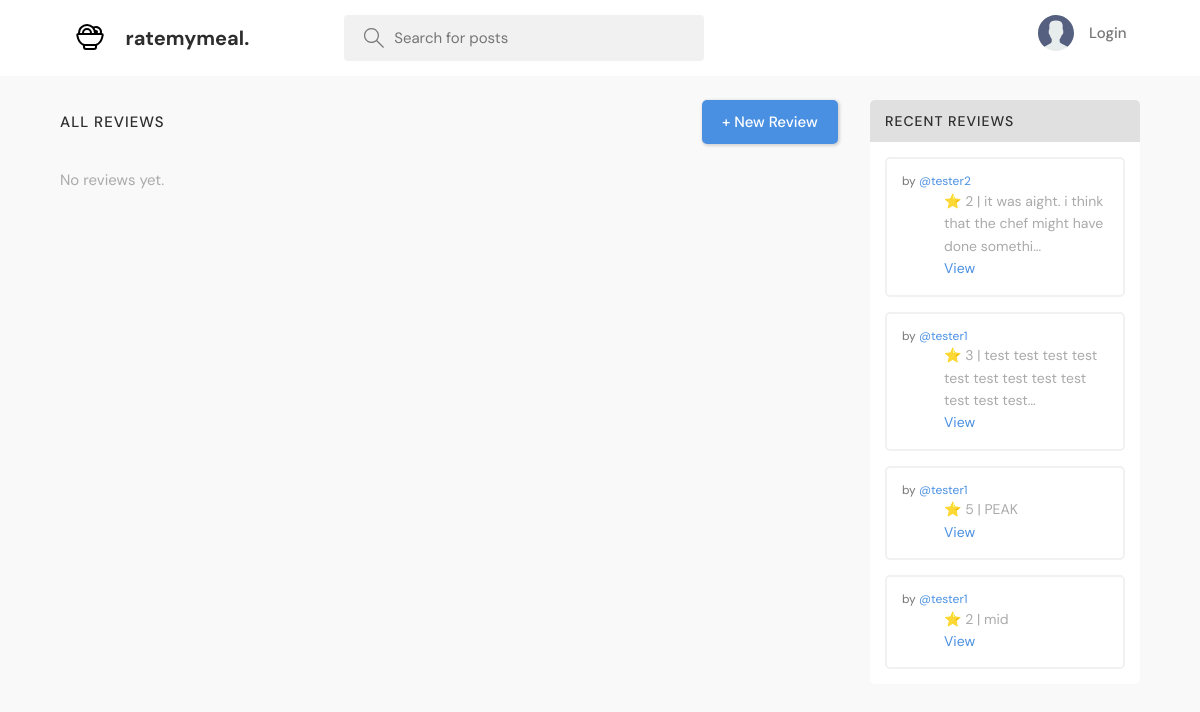
The app's page /, older data.
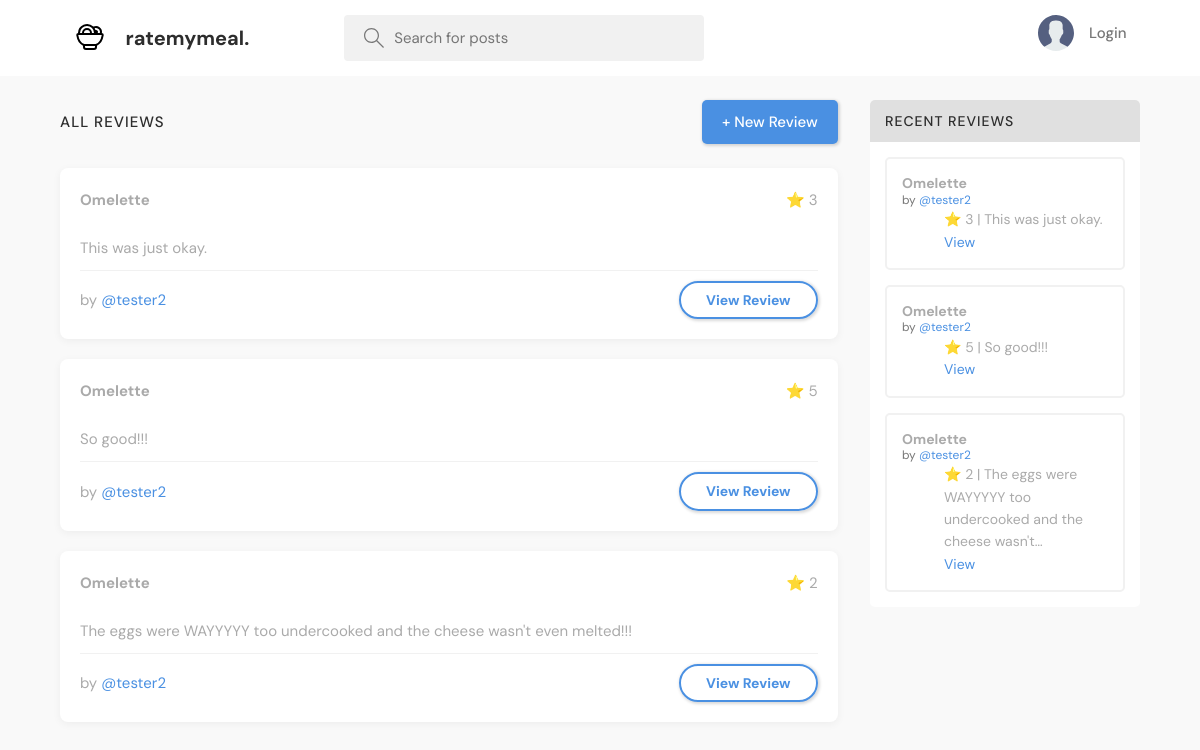
The same page, newer data.
### base/models.py (models this page shows, shortened)
class Review(models.Model):
    user = models.ForeignKey(User, on_delete=models.CASCADE)
    food_item = models.ForeignKey(FoodItem, on_delete=models.CASCADE, default=1)
    description = models.TextField(blank=True, null=True)
    rating = models.PositiveSmallIntegerField()  # 1–5 only
    created = models.DateTimeField(auto_now_add=True)
    class Meta:
        ordering = ['-created']

class User(AbstractUser):
    name = models.CharField(max_length=200, null=True)
    email = models.EmailField(unique=True, null=True)
    bio = models.TextField(null=True)
    avatar = models.ImageField(null=True, default="avatar.svg")
    USERNAME_FIELD = 'email'
    REQUIRED_FIELDS = ['username']

class FoodItem(models.Model):
    name = models.CharField(max_length=100, unique=True)
    def __str__(self):
        return self.name

### base/views.py (the view)
# urls.py: path('', views.home, name="home"),
def home(request):
    q = request.GET.get('q') or ''
    reviews = Review.objects.filter(food_item__name__icontains=q)
    recent_reviews = Review.objects.all().order_by('-created')[:5]
    return render(request, 'base/home.html', {
        'reviews': reviews,
        'recent_reviews': recent_reviews
    })

### base/templates/base/home.html
{% extends 'main.html' %}
{% block content %}
<main class="layout layout--2">
  <div class="container">
    <div>
      <div class="itemList__header">
        <h2>All Reviews</h2>
        <a class="btn btn--main" href="{% url 'create-review' %}">+ New Review</a>
      </div>
      {% for review in reviews %}
        <div class="itemList">
          <div class="itemList__header">
            <h3>{{ review.food_item }}</h3>
            <span>⭐ {{ review.rating }}</span>
          </div>
          <div class="itemList__content">
            <p>{{ review.description|truncatechars:150 }}</p>
          </div>
          <div class="itemList__meta">
            <p>by <a href="{% url 'user-profile' review.user.id %}">@{{ review.user.username }}</a></p>
            <a href="{% url 'review-detail' review.id %}" class="btn btn--main btn--pill">View Review</a>
          </div>
        </div>
      {% empty %}
        <p>No reviews yet.</p>
      {% endfor %}
    </div>
    <div class="activities">
      <div class="activities__header">
        <h2>Recent Reviews</h2>
      </div>
      {% for recent in recent_reviews %}
        <div class="activities__box">
          <div class="activities__boxHeader">
            <p>
              <strong>{{ recent.food_item }}</strong>
              <span>by <a href="{% url 'user-profile' recent.user.id %}">@{{ recent.user.username }}</a></span>
            </p>
          </div>
          <div class="activities__boxContent">
            ⭐ {{ recent.rating }} | {{ recent.description|truncatechars:60 }}
            <div>
              <a href="{% url 'review-detail' recent.id %}">View</a>
            </div>
          </div>
        </div>
      {% endfor %}
    </div>
  </div>
</main>
{% endblock %}

### templates/main.html (shortened to what this page needs)
<!DOCTYPE html>
{% load static %}
<html lang="en">
<head>
    <link rel="stylesheet" href="{% static 'styles/style.css' %}?v=99">
</head>
<body>
    {% include 'navbar.html' %}
    {% block content %}
    {% endblock %}
</body>
</html>

### templates/navbar.html (shortened to what this page needs)
{% load static %}
<header class="header header--loggedIn">
    <div class="container">
        <a href="{% url 'home' %}" class="header__logo">
            <img src="{% static 'images/foodlogo.svg' %}" />
            <h1>ratemymeal.</h1>
        </a>
        <form class="header__search" method="GET" action="{% url 'home' %}">
            <label>
                <input name="q" placeholder="Search for posts" />
            </label>
        </form>
        <nav class="header__menu">
            {% if request.user.is_authenticated %}
            <div class="header__user">
                <a href="{% url 'update-user' %}">
                    <div class="avatar avatar--medium active">
                        <img src="{{request.user.avatar.url}}" />
                    </div>
                    <p>{{request.user.username}} <span>@{{request.user.username}}</span></p>
                </a>
                <button class="dropdown-button">
                    <svg version="1.1" xmlns="http://www.w3.org/2000/svg" width="32" height="32" viewBox="0 0 32 32">
                        <title>chevron-down</title>
                        <path d="M16 21l-13-13h-3l16 16 16-16h-3l-13 13z"></path>
                    </svg>
                </button>
            </div>
            {% else %}
            <a href="{% url 'login' %}">
                <img src="{% static 'images/avatar.svg' %}" />
                <p>Login</p>
            </a>
            {% endif %}
        </nav>
    </div>
</header>

### static/styles/style.css (style rules this page uses)
:root { --color-main: #4a90e2; --color-main-light: #e8f0fe; --color-dark: #ffffff; --color-dark-medium: #f1f1f1; --color-dark-light: #e0e0e0; --color-light: #2d2d2d; --color-gray: #777777; --color-light-gray: #aaaaaa; --color-bg: #f9f9f9; --color-success: #27ae60; --color-error: #e74c3c; }
* { font-family: "DM Sans", -apple-system, BlinkMacSystemFont, "Segoe UI", Roboto, Oxygen, Ubuntu, Cantarell, "Open Sans", "Helvetica Neue", sans-serif; margin: 0; padding: 0; box-sizing: border-box; text-rendering: optimizeLegibility; font-size: inherit; }
html { font-size: 56.25%; }
@media only screen and (min-width: 1200px) { html { font-size: 62.5%; } }
body { line-height: 1.6; font-weight: 400; font-size: 1.5rem; color: var(--color-light-gray); background-color: var(--color-bg); min-height: 100vh; }
img { width: 100%; }
a { display: inline-block; color: var(--color-main); text-decoration: none; }
.container { max-width: 120rem; width: 90%; margin: auto; }
.btn { background-color: transparent; border: none; display: inline-flex; align-items: center; gap: 1rem; cursor: pointer; transition: all ease-in-out 0.3s; padding: 1rem 2rem; border-radius: 5px; box-shadow: 1px 1px 3px 1px rgba(0, 0, 0, 0.15); font-weight: 500; }
.btn--main { background-color: var(--color-main); color: var(--color-dark); }
.btn--pill { border-radius: 10rem; font-size: 1.4rem; font-weight: 700; padding: 6px 2.5rem; color: var(--color-main); background: transparent; border: 2px solid var(--color-main); }
.header { padding: 1.5rem; background-color: var(--color-dark); }
.header > .container { display: flex; gap: 9.5rem; }
.header__logo, .header__user { display: flex; gap: 2rem; align-items: center; }
.header__logo > img { height: 3.2rem; width: 3.2rem; }
.header__logo > h1 { font-weight: 700; font-size: 2rem; color: var(--color-light); }
.header__search > label { background-color: var(--color-dark-medium); padding: 1.3rem 1rem; display: flex; align-items: center; gap: 1rem; border-radius: 4px; }
.header__search svg { fill: var(--color-gray); width: 2rem; height: 2rem; margin-left: 1rem; }
.header__search input { width: 30rem; background: transparent; border: none; outline: none; color: var(--color-light); }
.header__menu { margin-left: auto; position: relative; }
.header__menu a { display: flex; gap: 1.5rem; align-items: center; font-weight: 500; text-decoration: none; color: var(--color-gray); }
.header__menu img { height: 3.6rem; }
.header__menu p { line-height: 1.2; }
.layout { margin-top: 2.4rem; }
.layout > .container { display: flex; justify-content: space-between; align-items: flex-start; }
.layout--2 > .container > div:first-child { flex-basis: 72%; }
.layout--2 > .container > div:last-child { flex-basis: 25%; }
.itemList__header { display: flex; justify-content: space-between; align-items: center; margin-bottom: 2.4rem; }
.itemList__header h2 { text-transform: uppercase; font-weight: 500; color: var(--color-light); letter-spacing: 1px; }
.itemList { margin-bottom: 2.4rem; background-color: var(--color-dark); border-radius: 1rem; padding: 2rem; }
.itemList__header { display: flex; justify-content: space-between; align-items: center; }
.itemList__content { margin: 1rem 0; }
.itemList__meta { border-top: 1px solid var(--color-dark-medium); padding-top: 1rem; display: flex; align-items: center; justify-content: space-between; }
.activities { background: var(--color-dark); border-radius: 5px; overflow: hidden; }
.activities__header h2 { background-color: var(--color-dark-light); text-transform: uppercase; font-weight: 500; padding: 1rem 1.5rem; color: var(--color-light); letter-spacing: 1px; font-size: 1.4rem; }
.activities__box { margin: 1.5rem; padding: 1.5rem; border: 2px solid var(--color-dark-medium); border-radius: 5px; }
.activities__boxHeader p { font-size: 1.4rem; line-height: 1.3; }
.activities__boxHeader p span { color: var(--color-gray); font-size: 1.2rem; display: block; }
.activities__boxContent { margin-left: 4.2rem; }
.activities__boxContent { font-size: 1.4rem; }
.itemList { margin-bottom: 2rem; padding: 2rem; border-radius: 8px; background: var(--color-dark); box-shadow: 0 2px 8px rgba(0, 0, 0, 0.05); }
.itemList__header, .itemList__meta { display: flex; justify-content: space-between; align-items: center; }

Row changes from the older to the newer data that the page shows:
removed Review: user.username "tester2", rating "2", description "it was aight. i think that the chef might have done somethi…", shown under "RECENT REVIEWS"
removed Review: user.username "tester1", rating "3", description "test test test test test test test test test test test test…", shown under "RECENT REVIEWS"
removed Review: user.username "tester1", rating "5", description "PEAK", shown under "RECENT REVIEWS"
removed Review: user.username "tester1", rating "2", description "mid", shown under "RECENT REVIEWS"
added Review: food_item "Omelette", rating "3", description "This was just okay.", user.username "tester2"
added Review: food_item "Omelette", rating "5", description "So good!!!", user.username "tester2"
added Review: food_item "Omelette", rating "2", description "The eggs were WAYYYYY too undercooked and the cheese wasn't even melted!!!", user.username "tester2", description "The eggs were WAYYYYY too undercooked and the cheese wasn't…"
Text that changed along with them:
text no longer shown: "No reviews yet."
